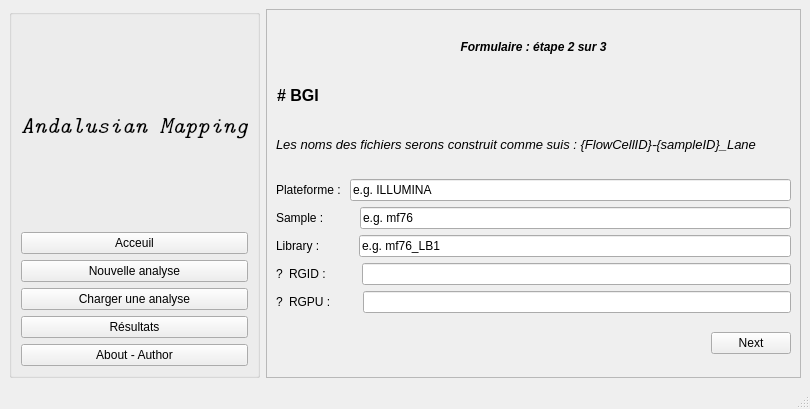
<?xml version="1.0" encoding="UTF-8"?>
<ui version="4.0">
 <class>MainWindow</class>
 <widget class="QMainWindow" name="MainWindow">
  <property name="geometry">
   <rect>
    <x>0</x>
    <y>0</y>
    <width>810</width>
    <height>409</height>
   </rect>
  </property>
  <property name="windowTitle">
   <string>MainWindow</string>
  </property>
  <widget class="QWidget" name="centralwidget">
   <layout class="QGridLayout" name="gridLayout">
    <item row="0" column="0">
     <widget class="QGroupBox" name="groupBox_2">
      <property name="minimumSize">
       <size>
        <width>0</width>
        <height>344</height>
       </size>
      </property>
      <property name="maximumSize">
       <size>
        <width>500</width>
        <height>400</height>
       </size>
      </property>
      <property name="title">
       <string/>
      </property>
      <layout class="QGridLayout" name="gridLayout_2">
       <item row="0" column="0">
        <widget class="QLabel" name="label_3">
         <property name="font">
          <font>
           <family>Latin Modern Mono</family>
           <pointsize>18</pointsize>
           <weight>50</weight>
           <italic>true</italic>
           <bold>false</bold>
          </font>
         </property>
         <property name="cursor">
          <cursorShape>CrossCursor</cursorShape>
         </property>
         <property name="acceptDrops">
          <bool>false</bool>
         </property>
         <property name="layoutDirection">
          <enum>Qt::LeftToRight</enum>
         </property>
         <property name="text">
          <string>&lt;html&gt;&lt;head/&gt;&lt;body&gt;&lt;p align=&quot;center&quot;&gt;Andalusian Mapping&lt;/p&gt;&lt;/body&gt;&lt;/html&gt;</string>
         </property>
        </widget>
       </item>
       <item row="1" column="0">
        <widget class="QPushButton" name="pushButton_4">
         <property name="text">
          <string>Acceuil</string>
         </property>
        </widget>
       </item>
       <item row="2" column="0">
        <widget class="QPushButton" name="pushButton">
         <property name="text">
          <string>Nouvelle analyse</string>
         </property>
        </widget>
       </item>
       <item row="3" column="0">
        <widget class="QPushButton" name="pushButton_2">
         <property name="text">
          <string>Charger une analyse</string>
         </property>
        </widget>
       </item>
       <item row="4" column="0">
        <widget class="QPushButton" name="pushButton_3">
         <property name="text">
          <string>Résultats</string>
         </property>
        </widget>
       </item>
       <item row="5" column="0">
        <widget class="QPushButton" name="pushButton_5">
         <property name="text">
          <string>About - Author</string>
         </property>
        </widget>
       </item>
      </layout>
     </widget>
    </item>
    <item row="0" column="2">
     <widget class="QScrollArea" name="scrollArea">
      <property name="widgetResizable">
       <bool>true</bool>
      </property>
      <widget class="QWidget" name="scrollAreaWidgetContents">
       <property name="geometry">
        <rect>
         <x>0</x>
         <y>0</y>
         <width>530</width>
         <height>342</height>
        </rect>
       </property>
       <layout class="QGridLayout" name="gridLayout_5">
        <item row="4" column="0" colspan="2">
         <layout class="QGridLayout" name="gridLayout_4">
          <item row="0" column="0">
           <spacer name="horizontalSpacer">
            <property name="orientation">
             <enum>Qt::Horizontal</enum>
            </property>
            <property name="sizeHint" stdset="0">
             <size>
              <width>40</width>
              <height>20</height>
             </size>
            </property>
           </spacer>
          </item>
          <item row="0" column="1">
           <widget class="QPushButton" name="pushButton_next2">
            <property name="text">
             <string>Next</string>
            </property>
           </widget>
          </item>
         </layout>
        </item>
        <item row="2" column="0" colspan="2">
         <widget class="QLabel" name="label_Indiq2">
          <property name="maximumSize">
           <size>
            <width>16777215</width>
            <height>30</height>
           </size>
          </property>
          <property name="text">
           <string>&lt;html&gt;&lt;head/&gt;&lt;body&gt;&lt;p align=&quot;justify&quot;&gt;&lt;span style=&quot; font-size:10pt; font-style:italic;&quot;&gt;Les noms des fichiers serons construit comme suis : {FlowCellID}-{sampleID}_Lane &lt;/span&gt;&lt;/p&gt;&lt;/body&gt;&lt;/html&gt;</string>
          </property>
         </widget>
        </item>
        <item row="3" column="0" colspan="2">
         <layout class="QGridLayout" name="gridLayout_3">
          <item row="1" column="0">
           <layout class="QHBoxLayout" name="horizontalLayout_2">
            <item>
             <widget class="QLabel" name="label_sample">
              <property name="text">
               <string>Sample :         </string>
              </property>
             </widget>
            </item>
            <item>
             <widget class="QLineEdit" name="lineEdit_sample">
              <property name="text">
               <string>e.g. mf76</string>
              </property>
             </widget>
            </item>
           </layout>
          </item>
          <item row="2" column="0">
           <layout class="QHBoxLayout" name="horizontalLayout">
            <item>
             <widget class="QLabel" name="label_library">
              <property name="text">
               <string>Library :          </string>
              </property>
             </widget>
            </item>
            <item>
             <widget class="QLineEdit" name="lineEdit_library">
              <property name="text">
               <string>e.g. mf76_LB1</string>
              </property>
             </widget>
            </item>
           </layout>
          </item>
          <item row="3" column="0">
           <layout class="QHBoxLayout" name="horizontalLayout_5">
            <item>
             <widget class="QLabel" name="label_8">
              <property name="toolTip">
               <string>&lt;html&gt;&lt;head/&gt;&lt;body&gt;&lt;p&gt;Choose 'Flow Cell ID'_'sample'&lt;/p&gt;&lt;/body&gt;&lt;/html&gt;</string>
              </property>
              <property name="text">
               <string>?</string>
              </property>
             </widget>
            </item>
            <item>
             <widget class="QLabel" name="label_rgid">
              <property name="text">
               <string>RGID :         </string>
              </property>
             </widget>
            </item>
            <item>
             <widget class="QLineEdit" name="lineEdit_rgid"/>
            </item>
           </layout>
          </item>
          <item row="4" column="0">
           <layout class="QHBoxLayout" name="horizontalLayout_4">
            <item>
             <widget class="QLabel" name="label_9">
              <property name="toolTip">
               <string>&lt;html&gt;&lt;head/&gt;&lt;body&gt;&lt;p&gt;Choose 'Flow Cell ID'_'Lane'_'sample'&lt;/p&gt;&lt;/body&gt;&lt;/html&gt;</string>
              </property>
              <property name="text">
               <string>?</string>
              </property>
             </widget>
            </item>
            <item>
             <widget class="QLabel" name="label_rgpu">
              <property name="text">
               <string>RGPU :        </string>
              </property>
             </widget>
            </item>
            <item>
             <widget class="QLineEdit" name="lineEdit_rgpu"/>
            </item>
           </layout>
          </item>
          <item row="0" column="0">
           <layout class="QHBoxLayout" name="horizontalLayout_3">
            <item>
             <widget class="QLabel" name="label_plateforme">
              <property name="text">
               <string>Plateforme : </string>
              </property>
             </widget>
            </item>
            <item>
             <widget class="QLineEdit" name="lineEdit_plateforme">
              <property name="text">
               <string>e.g. ILLUMINA</string>
              </property>
             </widget>
            </item>
           </layout>
          </item>
         </layout>
        </item>
        <item row="1" column="0">
         <widget class="QLabel" name="label_BGI">
          <property name="maximumSize">
           <size>
            <width>16777215</width>
            <height>30</height>
           </size>
          </property>
          <property name="midLineWidth">
           <number>0</number>
          </property>
          <property name="text">
           <string>&lt;html&gt;&lt;head/&gt;&lt;body&gt;&lt;p&gt;&lt;span style=&quot; font-size:12pt; font-weight:600;&quot;&gt;# BGI &lt;/span&gt;&lt;/p&gt;&lt;/body&gt;&lt;/html&gt;</string>
          </property>
          <property name="margin">
           <number>3</number>
          </property>
          <property name="indent">
           <number>1</number>
          </property>
          <property name="openExternalLinks">
           <bool>false</bool>
          </property>
         </widget>
        </item>
        <item row="0" column="0" colspan="2">
         <widget class="QLabel" name="label_etape2">
          <property name="maximumSize">
           <size>
            <width>16777215</width>
            <height>30</height>
           </size>
          </property>
          <property name="text">
           <string>&lt;html&gt;&lt;head/&gt;&lt;body&gt;&lt;p align=&quot;center&quot;&gt;&lt;span style=&quot; font-weight:600; font-style:italic;&quot;&gt;Formulaire : étape 2 sur 3&lt;/span&gt;&lt;/p&gt;&lt;/body&gt;&lt;/html&gt;</string>
          </property>
         </widget>
        </item>
       </layout>
       <zorder>label_BGI</zorder>
       <zorder>label_Indiq2</zorder>
       <zorder>label_etape2</zorder>
      </widget>
     </widget>
    </item>
   </layout>
  </widget>
  <widget class="QMenuBar" name="menubar">
   <property name="geometry">
    <rect>
     <x>0</x>
     <y>0</y>
     <width>810</width>
     <height>25</height>
    </rect>
   </property>
  </widget>
  <widget class="QStatusBar" name="statusbar"/>
 </widget>
 <resources/>
 <connections/>
</ui>
